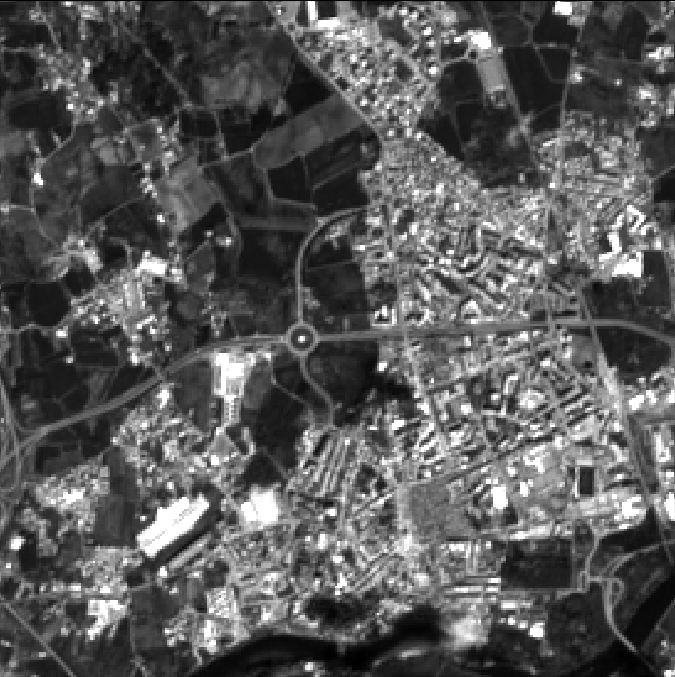
#> input picture exemplos/exemplo1_original.png, 675 x 677 px
$ python -i segmentation.py   (imports and definitions only)
#> lines starting #> are read from the running program, lines starting #| are printed output that depends on the picture; after the words box and inside, x2 and y2 are one past the last pixel; in counts of white or black regions, pixels touching at a corner belong together
import numpy as np
from matplotlib import pyplot as plt
import gdal,sys,cv2
from os import walk


def read_image(path):
    bandas = []
    tci = []
    jp2s = []
    for (dirpath, dirnames, filenames) in walk(path):
        jp2s = filenames
        break
    for jp2 in jp2s:
        if 'TCI' in jp2:
            print ("Loading sattelite image...")
            nir_ds = gdal.Open(path + "/" + jp2)
            nir_band = nir_ds.GetRasterBand(1)
            return nir_band.ReadAsArray()

def adaptative_hist_eq (image):
    clahe = cv2.createCLAHE(clipLimit=2.0, tileGridSize=(8,8))
    return clahe.apply(image)

def detect_white_spots(image):
    #160
    element = cv2.getStructuringElement(cv2.MORPH_ELLIPSE,(11,11))
    blur = cv2.GaussianBlur(image,(9,9),0)
    thresh = cv2.threshold(blur, 200, 255, cv2.THRESH_BINARY)[1]
    thresh = cv2.erode(thresh, None, iterations=5)
    thresh = cv2.dilate(thresh, element, iterations=3)
    return 1*(thresh == 255)

def otsu (image):
    ret,img = cv2.threshold(image, 127, 255, cv2.THRESH_BINARY+cv2.THRESH_OTSU)
    return img


#processa a imagem para tentar extrair informações de estradas com o algoritmo de Canny
def process_canny(image, equalize, correct, remove_white):
    if (equalize==1): image = adaptative_hist_eq(image)
    if (correct==1): image = gamma_correction(image,2.0)
    if (remove_white==1): image = image*(1-detect_white_spots(image))
    image = cv2.GaussianBlur(np.uint8(image),(5,5),0)
    image = cv2.Canny(np.uint8(image),100,200)
    return image


#processa a imagem para tentar extrair informações de estradas com algoritmos de morfologia matemática
def process_morpholgical(image):
    equalized = adaptative_hist_eq(image)
    gamma_corrected = gamma_correction(equalized,1.5)
    kernel = np.ones((3,3),np.uint8)
    blurred = cv2.GaussianBlur(gamma_corrected,(5,5),0)
    otsu_image = otsu(blurred)
    eroded = cv2.erode(otsu_image, kernel, iterations=1)
    dilated = cv2.dilate(eroded, kernel, iterations=1)
    return dilated


def gamma_correction(image, gamma):
    invGamma = 1.0 / gamma
    table = np.array([((i / 255.0) ** invGamma) * 255
        for i in np.arange(0, 256)]).astype("uint8")
    return cv2.LUT(image, table)

def segment_roads(image,equalize,correct_gamma,detect_white):
    X,Y = image.shape
    smallx,smally = (round(X/40),round(Y/40))
    for x in range(0,X-smallx,smallx):
        for y in range(0,Y-smally,smally):
            plt.imshow(image[x:x+smallx,y:y+smally],cmap='gray')
            plt.show()
            plt.imshow(process_canny(image[x:x+smallx,y:y+smally],equalize,correct_gamma,detect_white),cmap='gray')
            plt.show()


# [14 lines not run here, left out]

>>> import cv2
>>> picture = cv2.imread('exemplos/exemplo1_original.png', cv2.IMREAD_GRAYSCALE)
#> picture is the input picture: shape (677, 675); min 0, max 255, mean 89
>>> result = process_morpholgical(picture)
#> in adaptative_hist_eq, `return clahe.apply(image)`:
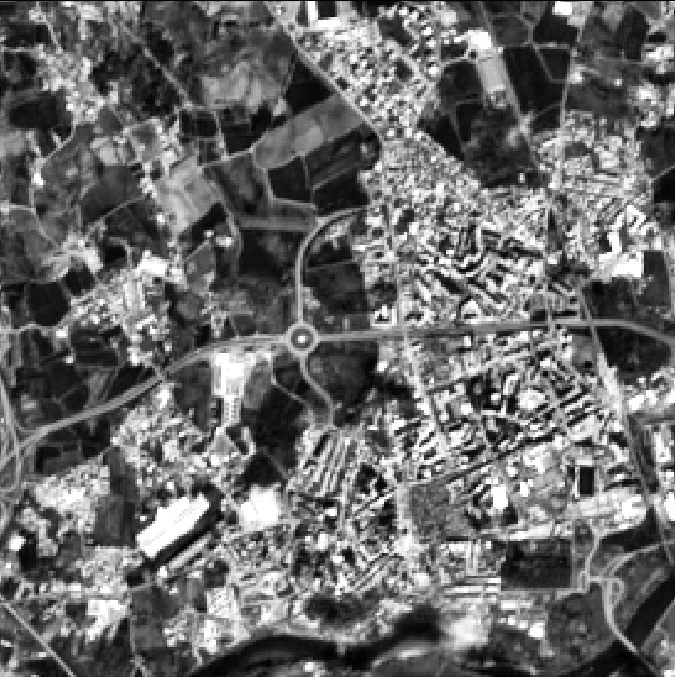
#> returned value: shape (677, 675); min 1, max 255, mean 106.4
#> in gamma_correction, `return cv2.LUT(image, table)`:
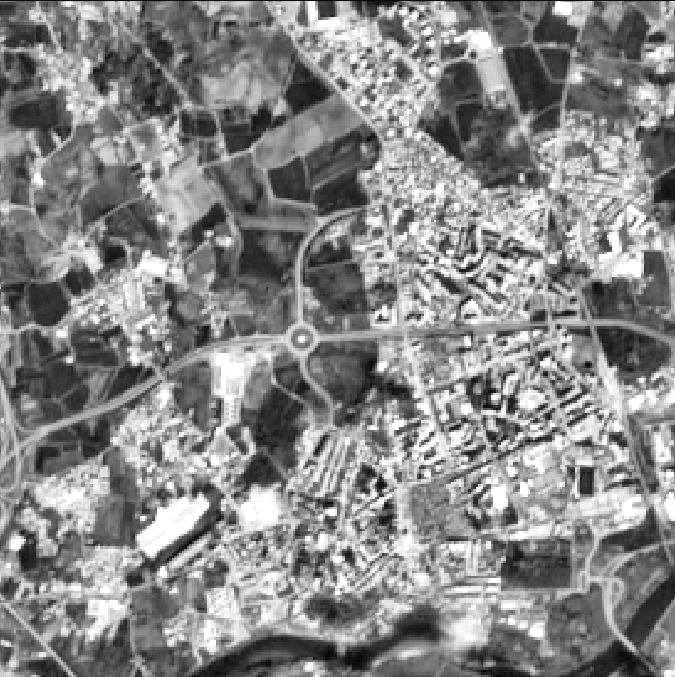
#> returned value: shape (677, 675); min 6, max 255, mean 135.2
#> in otsu, `ret,img = cv2.threshold(image, 127, 255, cv2.THRESH_BINARY+cv2.THRESH_..`:
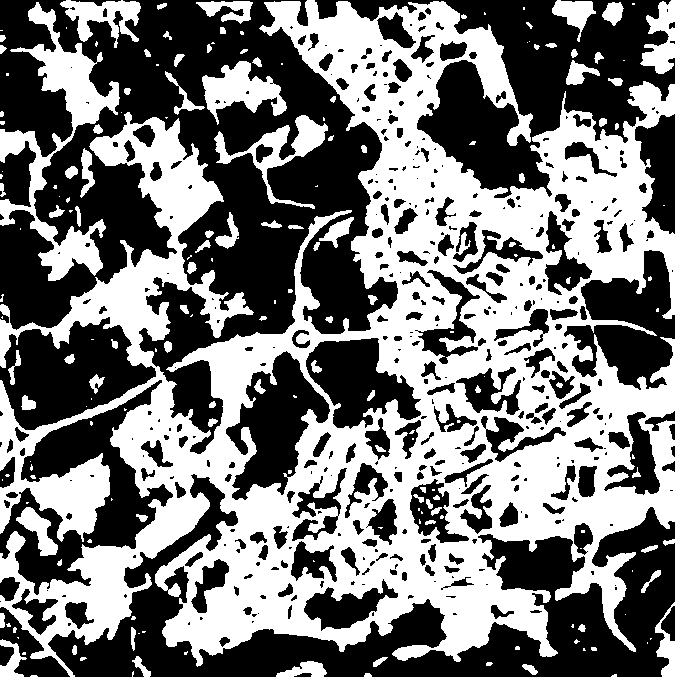
#> img: shape (677, 675); 46.8% white; 186 white regions (88 under 20 px), largest, box (x1, y1, x2, y2) and area: (0, 0, 675, 677) 185763, (0, 2, 120, 281) 8579, (202, 61, 287, 125) 2574
#> in otsu, `ret,img = cv2.threshold(image, 127, 255, cv2.THRESH_BINARY+cv2.THRESH_..`: ret = 138
#> in process_morpholgical, `eroded = cv2.erode(otsu_image, kernel, iterations=1)`:
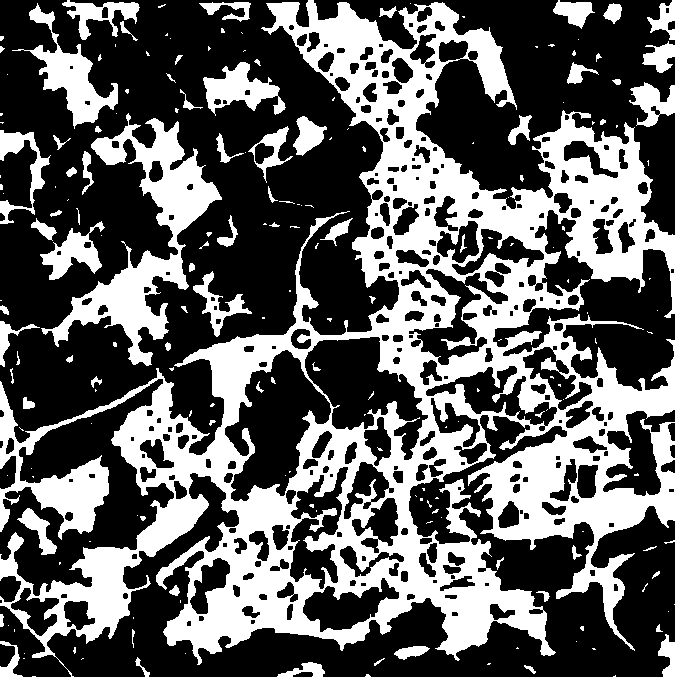
#> eroded: shape (677, 675); 37.2% white; 198 white regions (120 under 20 px), largest, box (x1, y1, x2, y2) and area: (0, 0, 675, 677) 135840, (41, 113, 222, 366) 11513, (12, 3, 118, 129) 3441
#> in process_morpholgical, `dilated = cv2.dilate(eroded, kernel, iterations=1)`:
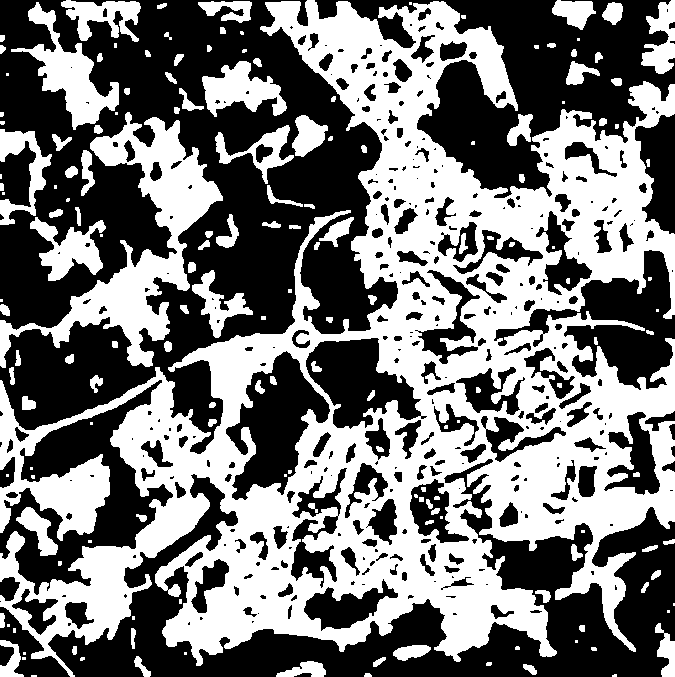
#> dilated: shape (677, 675); 46.3% white; 165 white regions (51 under 20 px), largest, box (x1, y1, x2, y2) and area: (0, 0, 675, 677) 167508, (0, 112, 223, 368) 14214, (11, 2, 119, 130) 4155

$ run again, on exemplos/exemplo1_equalized.png
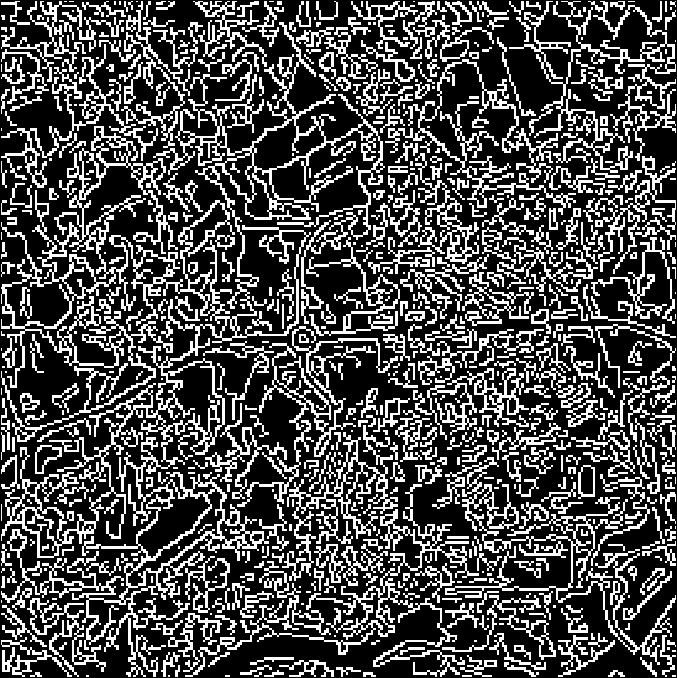
#> input picture exemplos/exemplo1_equalized.png, 677 x 678 px
#> picture is the input picture: shape (678, 677); min 0, max 255, mean 76.7
#> in otsu, `ret,img = cv2.threshold(image, 127, 255, cv2.THRESH_BINARY+cv2.THRESH_..`:
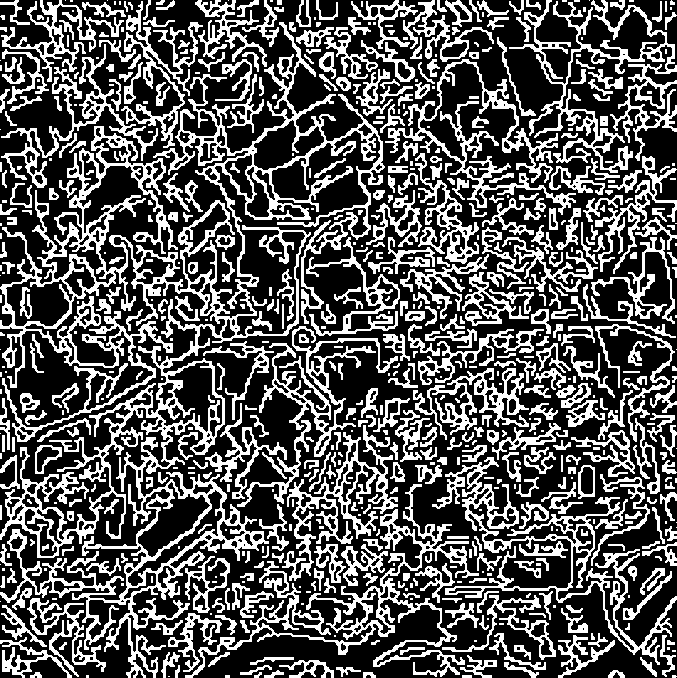
#> img: shape (678, 677); 34.3% white; 681 white regions (220 under 20 px), largest, box (x1, y1, x2, y2) and area: (0, 22, 385, 678) 40029, (185, 484, 479, 678) 6811, (509, 0, 677, 173) 6160
#> ret = 106
#> eroded: shape (678, 677); 8.2% white in thin lines or dots
#> in process_morpholgical, `dilated = cv2.dilate(eroded, kernel, iterations=1)`:
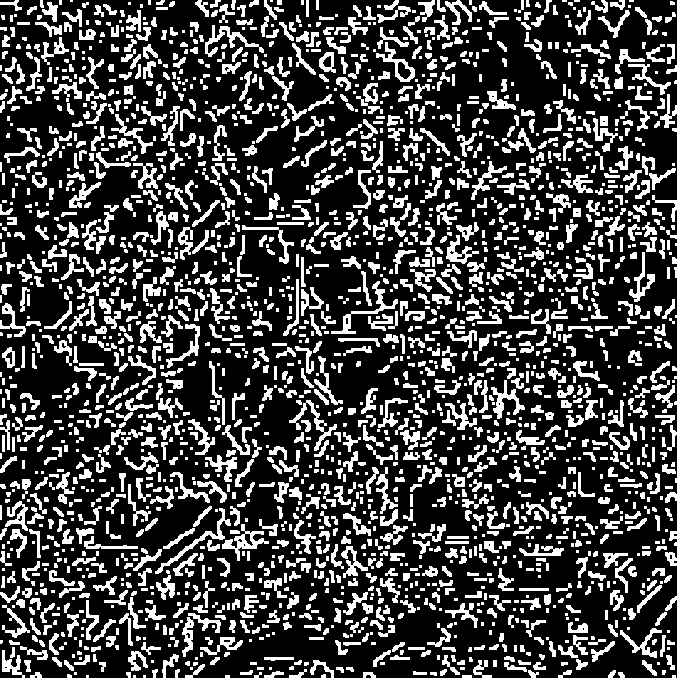
#> dilated: shape (678, 677); 26% white; 2413 white regions (825 under 20 px), largest, box (x1, y1, x2, y2) and area: (331, 281, 398, 334) 509, (155, 508, 231, 574) 489, (222, 524, 269, 561) 487

$ run again, on exemplos/exemplo1_gamma.png
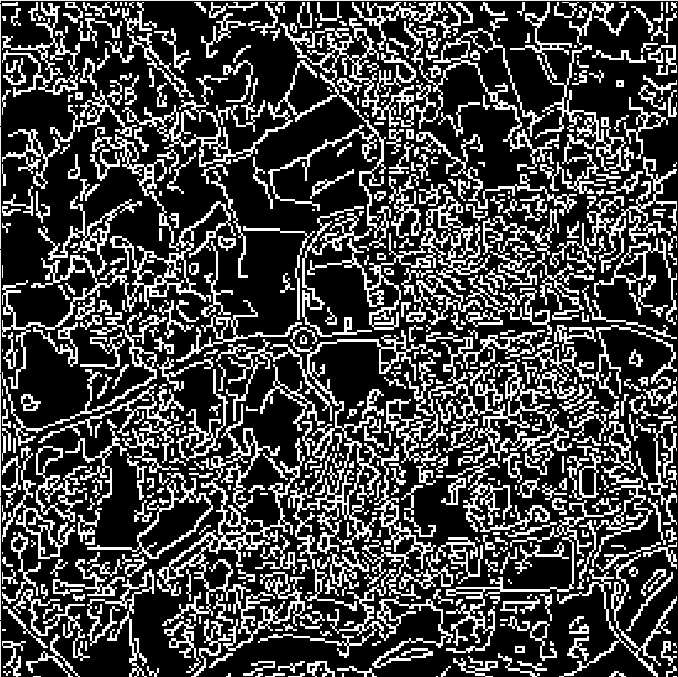
#> input picture exemplos/exemplo1_gamma.png, 678 x 677 px
#> picture is the input picture: shape (677, 678); min 0, max 255, mean 68.4
#> in otsu, `ret,img = cv2.threshold(image, 127, 255, cv2.THRESH_BINARY+cv2.THRESH_..`:
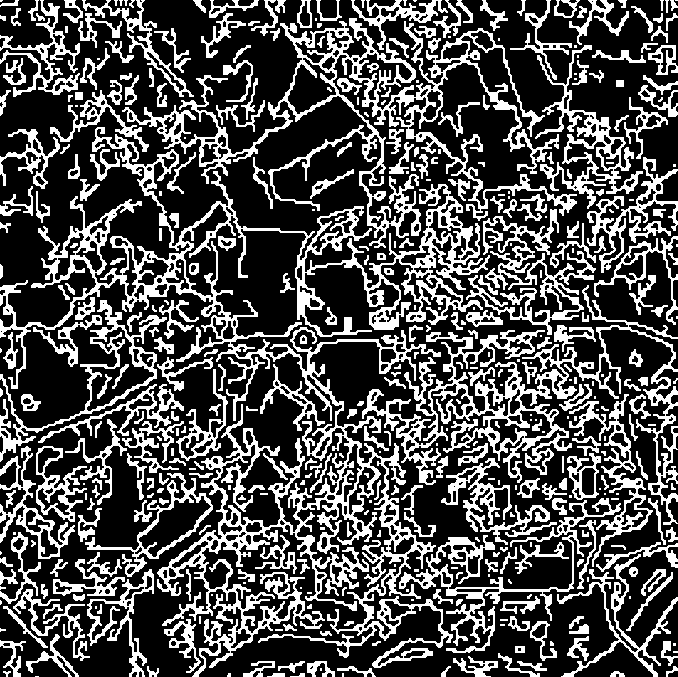
#> img: shape (677, 678); 30.9% white; 444 white regions (134 under 20 px), largest, box (x1, y1, x2, y2) and area: (0, 127, 490, 677) 37418, (122, 18, 577, 248) 14061, (362, 285, 678, 525) 11880
#> ret = 103
#> eroded: shape (677, 678); 8.1% white in thin lines or dots
#> in process_morpholgical, `dilated = cv2.dilate(eroded, kernel, iterations=1)`:
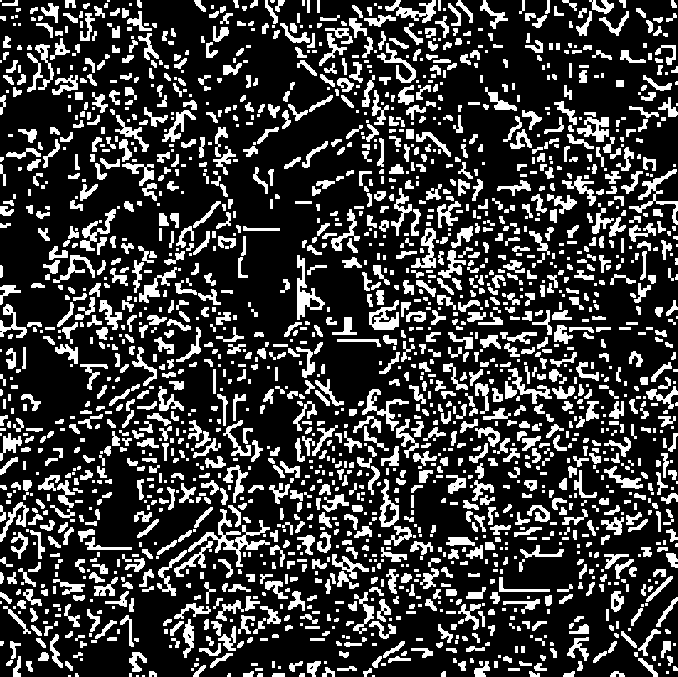
#> dilated: shape (677, 678); 23.7% white; 2027 white regions (665 under 20 px), largest, box (x1, y1, x2, y2) and area: (188, 509, 270, 567) 978, (297, 255, 325, 320) 612, (629, 169, 678, 225) 563
